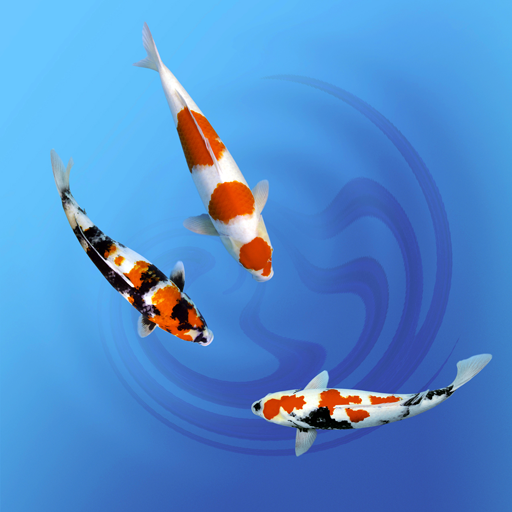
#> input picture exam_src/4.jpg, 512 x 512 px
$ python 1_img.py   (Python 2 division)
#> lines starting #> are read from the running program, lines starting #| are printed output that depends on the picture
import cv2

img = cv2.imread("4.jpg")
#> img is the input picture: shape (512, 512, 3); mean B, G, R 204.9, 139.8, 81.6

# [7 lines of commented-out code are left out]


r = img[:, :, 2]
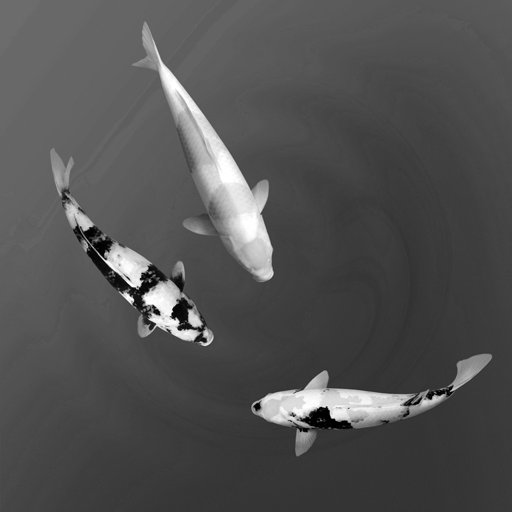
#> r: shape (512, 512); min 0, max 255, mean 81.6
g = img[:, :, 1]
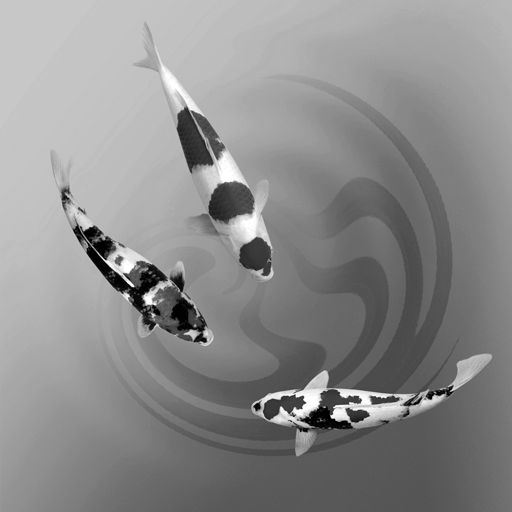
#> g: shape (512, 512); min 0, max 255, mean 139.8
b = img[:, :, 0]
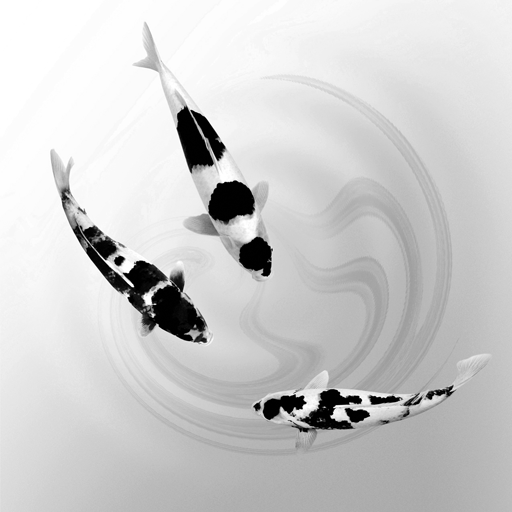
#> b: shape (512, 512); min 0, max 255, mean 204.9
print r.shape
#| (512, 512)
print g.shape
#| (512, 512)
print b.shape
#| (512, 512)

cv2.imshow("r", r)
cv2.imshow("g", g)
cv2.imshow("b", b)
cv2.waitKey(0)
cv2.destroyAllWindows()
